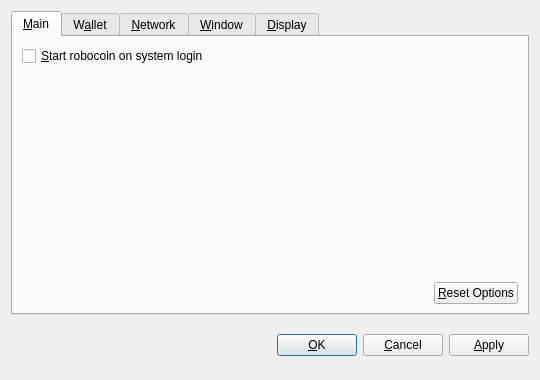
<?xml version="1.0" encoding="UTF-8"?>
<ui version="4.0">
 <class>OptionsDialog</class>
 <widget class="QDialog" name="OptionsDialog">
  <property name="geometry">
   <rect>
    <x>0</x>
    <y>0</y>
    <width>540</width>
    <height>380</height>
   </rect>
  </property>
  <property name="windowTitle">
   <string>Options</string>
  </property>
  <property name="modal">
   <bool>true</bool>
  </property>
  <layout class="QVBoxLayout" name="verticalLayout">
   <item>
    <widget class="QTabWidget" name="tabWidget">
     <property name="tabPosition">
      <enum>QTabWidget::North</enum>
     </property>
     <property name="currentIndex">
      <number>0</number>
     </property>
     <widget class="QWidget" name="tabMain">
      <attribute name="title">
       <string>&amp;Main</string>
      </attribute>
      <layout class="QVBoxLayout" name="verticalLayout_Main">
       <item>
        <widget class="QCheckBox" name="bitcoinAtStartup">
         <property name="toolTip">
          <string>Automatically start robocoin after logging in to the system.</string>
         </property>
         <property name="text">
          <string>&amp;Start robocoin on system login</string>
         </property>
        </widget>
       </item>
       <item>
        <spacer name="verticalSpacer_Main">
         <property name="orientation">
          <enum>Qt::Vertical</enum>
         </property>
         <property name="sizeHint" stdset="0">
          <size>
           <width>20</width>
           <height>40</height>
          </size>
         </property>
        </spacer>
       </item>
       <item>
        <layout class="QHBoxLayout" name="horizontalLayout_2_Main">
         <item>
          <spacer name="horizontalSpacer_2_Main">
           <property name="orientation">
            <enum>Qt::Horizontal</enum>
           </property>
           <property name="sizeHint" stdset="0">
            <size>
             <width>40</width>
             <height>20</height>
            </size>
           </property>
          </spacer>
         </item>
         <item>
          <widget class="QPushButton" name="resetButton">
           <property name="toolTip">
            <string>Reset all client options to default.</string>
           </property>
           <property name="text">
            <string>&amp;Reset Options</string>
           </property>
           <property name="autoDefault">
            <bool>false</bool>
           </property>
          </widget>
         </item>
        </layout>
       </item>
      </layout>
     </widget>
     <widget class="QWidget" name="tabWallet">
      <attribute name="title">
       <string>W&amp;allet</string>
      </attribute>
      <layout class="QVBoxLayout" name="verticalLayout_Network">
       <item>
        <widget class="QLabel" name="transactionFeeInfoLabel">
         <property name="text">
          <string>Optional transaction fee per kB that helps make sure your transactions are processed quickly. Most transactions are 1 kB.</string>
         </property>
         <property name="textFormat">
          <enum>Qt::PlainText</enum>
         </property>
         <property name="wordWrap">
          <bool>true</bool>
         </property>
        </widget>
       </item>
       <item>
        <layout class="QHBoxLayout" name="horizontalLayout_1_Main">
         <item>
          <widget class="QLabel" name="transactionFeeLabel">
           <property name="text">
            <string>Pay transaction &amp;fee</string>
           </property>
           <property name="textFormat">
            <enum>Qt::PlainText</enum>
           </property>
           <property name="buddy">
            <cstring>transactionFee</cstring>
           </property>
          </widget>
         </item>
         <item>
          <widget class="BitcoinAmountField" name="transactionFee"/>
         </item>
         <item>
          <spacer name="horizontalSpacer_1_Main">
           <property name="orientation">
            <enum>Qt::Horizontal</enum>
           </property>
           <property name="sizeHint" stdset="0">
            <size>
             <width>40</width>
             <height>20</height>
            </size>
           </property>
          </spacer>
         </item>
        </layout>
       </item>
       <item>
        <widget class="QLabel" name="label">
         <property name="text">
          <string>If you disable the spending of unconfirmed change, the change from a transaction cannot be used until that transaction has at least one confirmation. This also affects how your balance is computed.</string>
         </property>
         <property name="wordWrap">
          <bool>true</bool>
         </property>
        </widget>
       </item>
       <item>
        <widget class="QCheckBox" name="spendZeroConfChange">
         <property name="text">
          <string>Spend unconfirmed change  (experts only)</string>
         </property>
        </widget>
       </item>
       <item>
        <spacer name="verticalSpacer">
         <property name="orientation">
          <enum>Qt::Vertical</enum>
         </property>
         <property name="sizeHint" stdset="0">
          <size>
           <width>20</width>
           <height>40</height>
          </size>
         </property>
        </spacer>
       </item>
      </layout>
     </widget>
     <widget class="QWidget" name="tabNetwork">
      <attribute name="title">
       <string>&amp;Network</string>
      </attribute>
      <layout class="QVBoxLayout" name="verticalLayout_Network">
       <item>
        <widget class="QCheckBox" name="mapPortUpnp">
         <property name="toolTip">
          <string>Automatically open the robocoin client port on the router. This only works when your router supports UPnP and it is enabled.</string>
         </property>
         <property name="text">
          <string>Map port using &amp;UPnP</string>
         </property>
        </widget>
       </item>
       <item>
        <widget class="QCheckBox" name="connectSocks">
         <property name="toolTip">
          <string>Connect to the robocoin network through a SOCKS proxy (e.g. when connecting through Tor).</string>
         </property>
         <property name="text">
          <string>&amp;Connect through SOCKS proxy:</string>
         </property>
        </widget>
       </item>
       <item>
        <layout class="QHBoxLayout" name="horizontalLayout_Network">
         <item>
          <widget class="QLabel" name="proxyIpLabel">
           <property name="text">
            <string>Proxy &amp;IP:</string>
           </property>
           <property name="textFormat">
            <enum>Qt::PlainText</enum>
           </property>
           <property name="buddy">
            <cstring>proxyIp</cstring>
           </property>
          </widget>
         </item>
         <item>
          <widget class="QValidatedLineEdit" name="proxyIp">
           <property name="maximumSize">
            <size>
             <width>140</width>
             <height>16777215</height>
            </size>
           </property>
           <property name="toolTip">
            <string>IP address of the proxy (e.g. 127.0.0.1)</string>
           </property>
          </widget>
         </item>
         <item>
          <widget class="QLabel" name="proxyPortLabel">
           <property name="text">
            <string>&amp;Port:</string>
           </property>
           <property name="textFormat">
            <enum>Qt::PlainText</enum>
           </property>
           <property name="buddy">
            <cstring>proxyPort</cstring>
           </property>
          </widget>
         </item>
         <item>
          <widget class="QLineEdit" name="proxyPort">
           <property name="maximumSize">
            <size>
             <width>55</width>
             <height>16777215</height>
            </size>
           </property>
           <property name="toolTip">
            <string>Port of the proxy (e.g. 9050)</string>
           </property>
          </widget>
         </item>
         <item>
          <widget class="QLabel" name="socksVersionLabel">
           <property name="text">
            <string>SOCKS &amp;Version:</string>
           </property>
           <property name="textFormat">
            <enum>Qt::PlainText</enum>
           </property>
           <property name="buddy">
            <cstring>socksVersion</cstring>
           </property>
          </widget>
         </item>
         <item>
          <widget class="QValueComboBox" name="socksVersion">
           <property name="toolTip">
            <string>SOCKS version of the proxy (e.g. 5)</string>
           </property>
          </widget>
         </item>
         <item>
          <spacer name="horizontalSpacer_Network">
           <property name="orientation">
            <enum>Qt::Horizontal</enum>
           </property>
           <property name="sizeHint" stdset="0">
            <size>
             <width>40</width>
             <height>20</height>
            </size>
           </property>
          </spacer>
         </item>
        </layout>
       </item>
       <item>
        <spacer name="verticalSpacer_Network">
         <property name="orientation">
          <enum>Qt::Vertical</enum>
         </property>
         <property name="sizeHint" stdset="0">
          <size>
           <width>20</width>
           <height>40</height>
          </size>
         </property>
        </spacer>
       </item>
      </layout>
     </widget>
     <widget class="QWidget" name="tabWindow">
      <attribute name="title">
       <string>&amp;Window</string>
      </attribute>
      <layout class="QVBoxLayout" name="verticalLayout_Window">
       <item>
        <widget class="QCheckBox" name="minimizeToTray">
         <property name="toolTip">
          <string>Show only a tray icon after minimizing the window.</string>
         </property>
         <property name="text">
          <string>&amp;Minimize to the tray instead of the taskbar</string>
         </property>
        </widget>
       </item>
       <item>
        <widget class="QCheckBox" name="minimizeOnClose">
         <property name="toolTip">
          <string>Minimize instead of exit the application when the window is closed. When this option is enabled, the application will be closed only after selecting Quit in the menu.</string>
         </property>
         <property name="text">
          <string>M&amp;inimize on close</string>
         </property>
        </widget>
       </item>
       <item>
        <spacer name="verticalSpacer_Window">
         <property name="orientation">
          <enum>Qt::Vertical</enum>
         </property>
         <property name="sizeHint" stdset="0">
          <size>
           <width>20</width>
           <height>40</height>
          </size>
         </property>
        </spacer>
       </item>
      </layout>
     </widget>
     <widget class="QWidget" name="tabDisplay">
      <attribute name="title">
       <string>&amp;Display</string>
      </attribute>
      <layout class="QVBoxLayout" name="verticalLayout_Display">
       <item>
        <layout class="QHBoxLayout" name="horizontalLayout_1_Display">
         <item>
          <widget class="QLabel" name="langLabel">
           <property name="text">
            <string>User Interface &amp;language:</string>
           </property>
           <property name="textFormat">
            <enum>Qt::PlainText</enum>
           </property>
           <property name="buddy">
            <cstring>lang</cstring>
           </property>
          </widget>
         </item>
         <item>
          <widget class="QValueComboBox" name="lang">
           <property name="toolTip">
            <string>The user interface language can be set here. This setting will take effect after restarting robocoin.</string>
           </property>
          </widget>
         </item>
        </layout>
       </item>
       <item>
        <layout class="QHBoxLayout" name="horizontalLayout_2_Display">
         <item>
          <widget class="QLabel" name="unitLabel">
           <property name="text">
            <string>&amp;Unit to show amounts in:</string>
           </property>
           <property name="textFormat">
            <enum>Qt::PlainText</enum>
           </property>
           <property name="buddy">
            <cstring>unit</cstring>
           </property>
          </widget>
         </item>
         <item>
          <widget class="QValueComboBox" name="unit">
           <property name="toolTip">
            <string>Choose the default subdivision unit to show in the interface and when sending coins.</string>
           </property>
          </widget>
         </item>
        </layout>
       </item>
       <item>
        <widget class="QCheckBox" name="displayAddresses">
         <property name="toolTip">
          <string>Whether to show robocoin addresses in the transaction list or not.</string>
         </property>
         <property name="text">
          <string>&amp;Display addresses in transaction list</string>
         </property>
        </widget>
       </item>
       <item>
        <widget class="QCheckBox" name="coinControlFeatures">
         <property name="toolTip">
          <string>Whether to show coin control features or not.</string>
         </property>
         <property name="text">
          <string>Display coin &amp;control features (experts only!)</string>
         </property>
        </widget>
       </item>
       <item>
        <spacer name="verticalSpacer_Display">
         <property name="orientation">
          <enum>Qt::Vertical</enum>
         </property>
         <property name="sizeHint" stdset="0">
          <size>
           <width>20</width>
           <height>40</height>
          </size>
         </property>
        </spacer>
       </item>
      </layout>
     </widget>
    </widget>
   </item>
   <item>
    <layout class="QHBoxLayout" name="horizontalLayout_Buttons">
     <item>
      <spacer name="horizontalSpacer_1">
       <property name="orientation">
        <enum>Qt::Horizontal</enum>
       </property>
       <property name="sizeHint" stdset="0">
        <size>
         <width>40</width>
         <height>48</height>
        </size>
       </property>
      </spacer>
     </item>
     <item>
      <widget class="QLabel" name="statusLabel">
       <property name="font">
        <font>
         <weight>75</weight>
         <bold>true</bold>
        </font>
       </property>
       <property name="text">
        <string/>
       </property>
       <property name="textFormat">
        <enum>Qt::PlainText</enum>
       </property>
       <property name="wordWrap">
        <bool>true</bool>
       </property>
      </widget>
     </item>
     <item>
      <spacer name="horizontalSpacer_2">
       <property name="orientation">
        <enum>Qt::Horizontal</enum>
       </property>
       <property name="sizeHint" stdset="0">
        <size>
         <width>40</width>
         <height>48</height>
        </size>
       </property>
      </spacer>
     </item>
     <item>
      <widget class="QPushButton" name="okButton">
       <property name="text">
        <string>&amp;OK</string>
       </property>
      </widget>
     </item>
     <item>
      <widget class="QPushButton" name="cancelButton">
       <property name="text">
        <string>&amp;Cancel</string>
       </property>
       <property name="autoDefault">
        <bool>false</bool>
       </property>
      </widget>
     </item>
     <item>
      <widget class="QPushButton" name="applyButton">
       <property name="text">
        <string>&amp;Apply</string>
       </property>
       <property name="autoDefault">
        <bool>false</bool>
       </property>
      </widget>
     </item>
    </layout>
   </item>
  </layout>
 </widget>
 <customwidgets>
  <customwidget>
   <class>BitcoinAmountField</class>
   <extends>QSpinBox</extends>
   <header>bitcoinamountfield.h</header>
  </customwidget>
  <customwidget>
   <class>QValueComboBox</class>
   <extends>QComboBox</extends>
   <header>qvaluecombobox.h</header>
  </customwidget>
  <customwidget>
   <class>QValidatedLineEdit</class>
   <extends>QLineEdit</extends>
   <header>qvalidatedlineedit.h</header>
  </customwidget>
 </customwidgets>
 <resources/>
 <connections/>
</ui>
